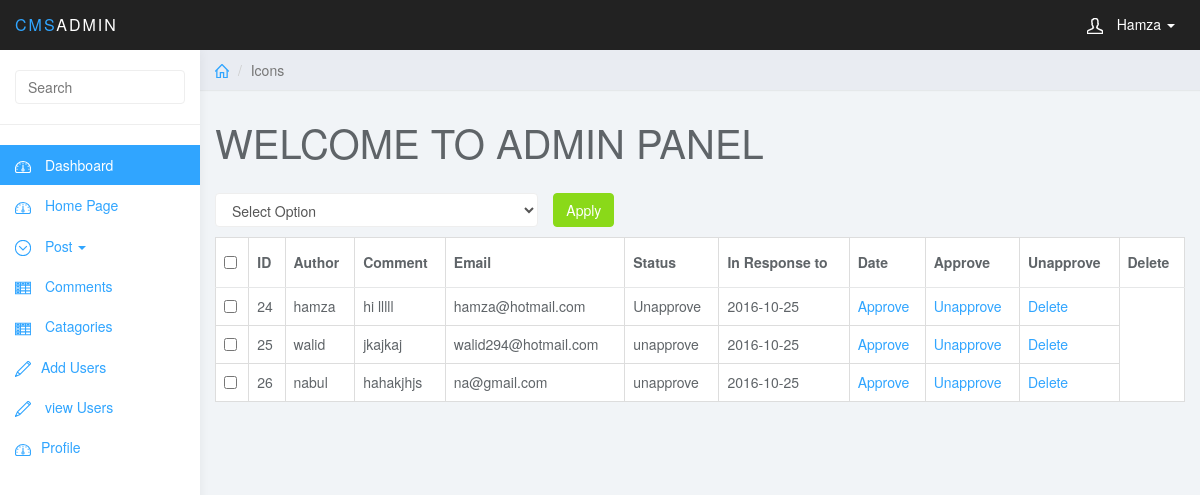
The app's page /Admin/comments.php (signed in) with its own data.
### tables this page shows
CREATE TABLE `comments` (
  `comment_id` int(3) NOT NULL,
  `comment_post_id` int(3) NOT NULL,
  `comment_author` varchar(255) NOT NULL,
  `comment_email` varchar(255) NOT NULL,
  `comment_status` varchar(255) NOT NULL,
  `comment_date` date NOT NULL,
  `comment_content` text NOT NULL
);

### Admin/include/view_all_comments.php (the view, shortened to what this page needs)
<form action="" method="post">
	<table class="table table-bordered table-hover">
		<div id="BulkOptionCounter" class="col-xs-4 pull-left">
			<select class="form-control" id="" name="bulk_options">
				<option value="">Select Option</option>
			</select>
		</div>
		<div class="col-xs-4">
			<input type="submit" name="submit" class="btn btn-success" value="Apply">
		</div>
			<thead>
				<tr>
					<th><input type="checkBox" id="SelectAllBox"></th>
					<th>ID</th>
					<th>Author</th>
					<th>Comment</th>
					<th>Email</th>
					<th>Status</th>
					<th>In Response to</th>
					<th>Date</th>
					<th>Approve</th>
					<th>Unapprove</th>
					<th>Delete</th>
				</tr>
			</thead>
		<tbody>
			<?php
			$qr = $conn->query("SELECT * FROM comments");
				while ($row = $qr->fetch(PDO::FETCH_ASSOC)) {
					$comment_id = $row['comment_id'];
					$comment_author = $row['comment_author'];
					$comment_email = $row['comment_email'];
					$comment_status = $row['comment_status'];
					$comment_date = $row['comment_date'];
					$comment_content = $row['comment_content'];
					echo "<tr>";
					?>
					<td><input type='checkBox' class='checkBoxs' name='checkBoxArray[]' value=' <?php echo $comment_id ?>'></td>
<?php
					echo "<td>{$comment_id}</td>";
					echo "<td>{$comment_author}</td>";
					echo "<td>{$comment_content}</td>";
					echo "<td>{$comment_email}</td>";
					echo "<td>{$comment_status}</td>";
					echo "<td>{$comment_date}</td>";
					echo "<td><a href='comments.php?approve={$comment_id}'>Approve</a></td>";
					echo "<td><a href='comments.php?unapprove={$comment_id}'>Unapprove</a></td>";
					echo "<td><a href='comments.php?delete={$comment_id}'>Delete</a></td>";
					echo "</tr>";
				}
			?>
		</tbody>
	</table>

### Admin/css/styles.css (style rules this page uses)
body { background: #f1f4f7; padding-top: 50px; color: #5f6468; }
a, a:hover, a:focus { color: #30a5ff; }
.form-control { border: 1px solid #eee; box-shadow: none; }
.btn-success, .btn-success:hover, .btn-success:focus, .btn-success:active, .btn-success.active, .open > .dropdown-toggle.btn-success, .btn-success.disabled, .btn-success[disabled], fieldset[disabled] .btn-success, .btn-success.disabled:hover, .btn-success[disabled]:hover, fieldset[disabled] .btn-success:hover, .btn-success.disabled:focus, .btn-success[disabled]:focus, fieldset[disabled] .btn-success:focus, .btn-success.disabled:active, .btn-success[disabled]:active, fieldset[disabled] .btn-success:active, .btn-success.disabled.active, .btn-success[disabled].active, fieldset[disabled] .btn-success.active { background-color: #8ad919; border-color: #8ad919; }
.table { background: #fff; }
.table>thead>tr>th { border-bottom: 1px solid #e6e7e8; vertical-align: middle; height: 50px; }
#BulkOptionCounter { padding: 0px; margin-bottom: 1%; }

### records on screen
comments: comment_id "24", comment_author "hamza", comment_content "hi lllll", comment_email "hamza@hotmail.com", comment_status "Unapprove", comment_date "2016-10-25"
comments: comment_id "25", comment_author "walid", comment_content "jkajkaj", comment_email "walid294@hotmail.com", comment_status "unapprove", comment_date "2016-10-25"
comments: comment_id "26", comment_author "nabul", comment_content "hahakjhjs", comment_email "na@gmail.com", comment_status "unapprove", comment_date "2016-10-25"

### other values on screen
$username "Hamza"
